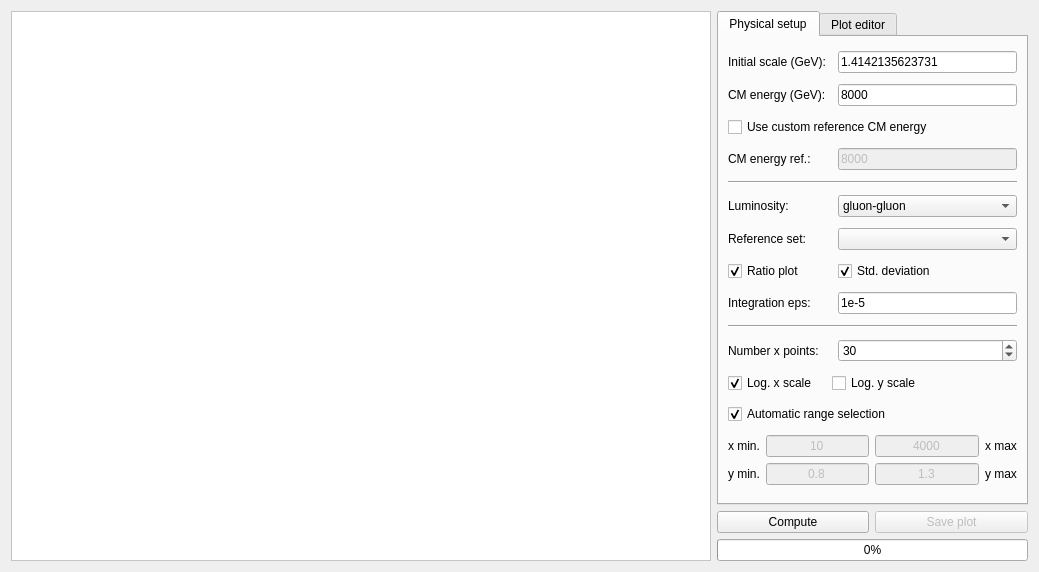
<?xml version="1.0" encoding="UTF-8"?>
<ui version="4.0">
 <class>PlotLumi</class>
 <widget class="QWidget" name="PlotLumi">
  <property name="geometry">
   <rect>
    <x>0</x>
    <y>0</y>
    <width>1039</width>
    <height>572</height>
   </rect>
  </property>
  <property name="windowTitle">
   <string>Luminosity</string>
  </property>
  <property name="windowIcon">
   <iconset resource="../resources/resource.qrc">
    <normaloff>:/icons/logo.png</normaloff>:/icons/logo.png</iconset>
  </property>
  <layout class="QGridLayout" name="gridLayout">
   <item row="0" column="0" rowspan="3">
    <widget class="QGraphicsView" name="graphicsView">
     <property name="minimumSize">
      <size>
       <width>700</width>
       <height>500</height>
      </size>
     </property>
     <property name="styleSheet">
      <string notr="true">background-image: url(:/images/splash.png);
background-repeat: no;
background-position: center;
background-color: rgb(255, 255, 255);</string>
     </property>
    </widget>
   </item>
   <item row="0" column="1" colspan="2">
    <widget class="QTabWidget" name="tabWidget">
     <property name="currentIndex">
      <number>0</number>
     </property>
     <widget class="QWidget" name="tab">
      <attribute name="title">
       <string>Physical setup</string>
      </attribute>
      <layout class="QGridLayout" name="gridLayout_3">
       <item row="4" column="0" colspan="3">
        <widget class="Line" name="line">
         <property name="orientation">
          <enum>Qt::Horizontal</enum>
         </property>
        </widget>
       </item>
       <item row="1" column="2">
        <widget class="QLineEdit" name="cmenergy">
         <property name="text">
          <string>8000</string>
         </property>
        </widget>
       </item>
       <item row="5" column="2">
        <widget class="QComboBox" name="PDFflavor">
         <property name="currentIndex">
          <number>0</number>
         </property>
         <item>
          <property name="text">
           <string>gluon-gluon</string>
          </property>
         </item>
         <item>
          <property name="text">
           <string>quark-antiquark</string>
          </property>
         </item>
         <item>
          <property name="text">
           <string>quark-gluon</string>
          </property>
         </item>
         <item>
          <property name="text">
           <string>charm-anticharm</string>
          </property>
         </item>
         <item>
          <property name="text">
           <string>bottom-antibottom</string>
          </property>
         </item>
         <item>
          <property name="text">
           <string>charm-gluon</string>
          </property>
         </item>
         <item>
          <property name="text">
           <string>bottom-gluon</string>
          </property>
         </item>
         <item>
          <property name="text">
           <string>quark-quark</string>
          </property>
         </item>
         <item>
          <property name="text">
           <string>photon-photon</string>
          </property>
         </item>
         <item>
          <property name="text">
           <string>photon-gluon</string>
          </property>
         </item>
        </widget>
       </item>
       <item row="9" column="2">
        <widget class="QLineEdit" name="integration">
         <property name="text">
          <string>1e-5</string>
         </property>
        </widget>
       </item>
       <item row="10" column="0" colspan="3">
        <widget class="Line" name="line_2">
         <property name="orientation">
          <enum>Qt::Horizontal</enum>
         </property>
        </widget>
       </item>
       <item row="5" column="0">
        <widget class="QLabel" name="label_3">
         <property name="text">
          <string>Luminosity:</string>
         </property>
        </widget>
       </item>
       <item row="9" column="0">
        <widget class="QLabel" name="label_13">
         <property name="text">
          <string>Integration eps:</string>
         </property>
        </widget>
       </item>
       <item row="6" column="0">
        <widget class="QLabel" name="label_4">
         <property name="text">
          <string>Reference set:</string>
         </property>
        </widget>
       </item>
       <item row="0" column="2">
        <widget class="QLineEdit" name="Qi">
         <property name="text">
          <string>1.4142135623731</string>
         </property>
        </widget>
       </item>
       <item row="11" column="2">
        <widget class="QSpinBox" name="xpoints">
         <property name="minimum">
          <number>1</number>
         </property>
         <property name="maximum">
          <number>1000000000</number>
         </property>
         <property name="value">
          <number>30</number>
         </property>
        </widget>
       </item>
       <item row="11" column="0" colspan="2">
        <widget class="QLabel" name="label_9">
         <property name="text">
          <string>Number x points:</string>
         </property>
        </widget>
       </item>
       <item row="13" column="0" colspan="3">
        <widget class="QCheckBox" name="automaticrange">
         <property name="layoutDirection">
          <enum>Qt::LeftToRight</enum>
         </property>
         <property name="text">
          <string>Automatic range selection</string>
         </property>
         <property name="checked">
          <bool>true</bool>
         </property>
        </widget>
       </item>
       <item row="14" column="0" colspan="3">
        <layout class="QGridLayout" name="gridLayout_2">
         <item row="0" column="0">
          <widget class="QLabel" name="label_5">
           <property name="text">
            <string>x min.</string>
           </property>
          </widget>
         </item>
         <item row="0" column="1">
          <widget class="QLineEdit" name="xmin">
           <property name="enabled">
            <bool>false</bool>
           </property>
           <property name="text">
            <string>10</string>
           </property>
           <property name="alignment">
            <set>Qt::AlignCenter</set>
           </property>
          </widget>
         </item>
         <item row="0" column="2">
          <widget class="QLineEdit" name="xmax">
           <property name="enabled">
            <bool>false</bool>
           </property>
           <property name="text">
            <string>4000</string>
           </property>
           <property name="alignment">
            <set>Qt::AlignCenter</set>
           </property>
          </widget>
         </item>
         <item row="0" column="3">
          <widget class="QLabel" name="label_6">
           <property name="text">
            <string>x max</string>
           </property>
          </widget>
         </item>
         <item row="1" column="0">
          <widget class="QLabel" name="label_8">
           <property name="text">
            <string>y min.</string>
           </property>
          </widget>
         </item>
         <item row="1" column="1">
          <widget class="QLineEdit" name="ymin">
           <property name="enabled">
            <bool>false</bool>
           </property>
           <property name="text">
            <string>0.8</string>
           </property>
           <property name="alignment">
            <set>Qt::AlignCenter</set>
           </property>
          </widget>
         </item>
         <item row="1" column="2">
          <widget class="QLineEdit" name="ymax">
           <property name="enabled">
            <bool>false</bool>
           </property>
           <property name="text">
            <string>1.3</string>
           </property>
           <property name="alignment">
            <set>Qt::AlignCenter</set>
           </property>
          </widget>
         </item>
         <item row="1" column="3">
          <widget class="QLabel" name="label_7">
           <property name="text">
            <string>y max</string>
           </property>
          </widget>
         </item>
        </layout>
       </item>
       <item row="0" column="0" colspan="2">
        <widget class="QLabel" name="label">
         <property name="text">
          <string>Initial scale (GeV):</string>
         </property>
        </widget>
       </item>
       <item row="8" column="2">
        <widget class="QCheckBox" name="stddev">
         <property name="text">
          <string>Std. deviation</string>
         </property>
         <property name="checked">
          <bool>true</bool>
         </property>
        </widget>
       </item>
       <item row="6" column="2">
        <widget class="QComboBox" name="referenceSet"/>
       </item>
       <item row="1" column="0">
        <widget class="QLabel" name="label_14">
         <property name="text">
          <string>CM energy (GeV):</string>
         </property>
        </widget>
       </item>
       <item row="3" column="2">
        <widget class="QLineEdit" name="cmenergyref">
         <property name="enabled">
          <bool>false</bool>
         </property>
         <property name="text">
          <string>8000</string>
         </property>
        </widget>
       </item>
       <item row="3" column="0">
        <widget class="QLabel" name="label_2">
         <property name="text">
          <string>CM energy ref.:</string>
         </property>
        </widget>
       </item>
       <item row="2" column="0" colspan="3">
        <widget class="QCheckBox" name="customcm">
         <property name="text">
          <string>Use custom reference CM energy</string>
         </property>
        </widget>
       </item>
       <item row="8" column="0">
        <widget class="QCheckBox" name="ratio">
         <property name="text">
          <string>Ratio plot</string>
         </property>
         <property name="checked">
          <bool>true</bool>
         </property>
        </widget>
       </item>
       <item row="12" column="0">
        <widget class="QCheckBox" name="logx">
         <property name="layoutDirection">
          <enum>Qt::LeftToRight</enum>
         </property>
         <property name="text">
          <string>Log. x scale</string>
         </property>
         <property name="checked">
          <bool>true</bool>
         </property>
        </widget>
       </item>
       <item row="12" column="1" colspan="2">
        <widget class="QCheckBox" name="logy">
         <property name="layoutDirection">
          <enum>Qt::LeftToRight</enum>
         </property>
         <property name="text">
          <string>Log. y scale</string>
         </property>
        </widget>
       </item>
      </layout>
     </widget>
     <widget class="QWidget" name="tab_2">
      <attribute name="title">
       <string>Plot editor</string>
      </attribute>
      <layout class="QGridLayout" name="gridLayout_4">
       <item row="3" column="0" colspan="2">
        <widget class="QLineEdit" name="xtitle"/>
       </item>
       <item row="0" column="0">
        <widget class="QLabel" name="label_10">
         <property name="text">
          <string>Plot Title:</string>
         </property>
        </widget>
       </item>
       <item row="2" column="0">
        <widget class="QLabel" name="label_11">
         <property name="text">
          <string>X axis label:</string>
         </property>
        </widget>
       </item>
       <item row="4" column="0">
        <widget class="QLabel" name="label_12">
         <property name="text">
          <string>Y axis label:</string>
         </property>
        </widget>
       </item>
       <item row="6" column="0" colspan="2">
        <widget class="Line" name="line_3">
         <property name="orientation">
          <enum>Qt::Horizontal</enum>
         </property>
        </widget>
       </item>
       <item row="1" column="0" colspan="2">
        <widget class="QLineEdit" name="title"/>
       </item>
       <item row="7" column="1">
        <spacer name="verticalSpacer">
         <property name="orientation">
          <enum>Qt::Vertical</enum>
         </property>
         <property name="sizeHint" stdset="0">
          <size>
           <width>20</width>
           <height>59</height>
          </size>
         </property>
        </spacer>
       </item>
       <item row="5" column="0" colspan="2">
        <widget class="QLineEdit" name="ytitle"/>
       </item>
      </layout>
     </widget>
    </widget>
   </item>
   <item row="1" column="1">
    <widget class="QPushButton" name="playButton">
     <property name="styleSheet">
      <string notr="true"/>
     </property>
     <property name="text">
      <string>Compute</string>
     </property>
     <property name="icon">
      <iconset resource="../resources/resource.qrc">
       <normaloff>:/images/StepForwardNormalBlue.png</normaloff>:/images/StepForwardNormalBlue.png</iconset>
     </property>
     <property name="iconSize">
      <size>
       <width>32</width>
       <height>32</height>
      </size>
     </property>
    </widget>
   </item>
   <item row="1" column="2">
    <widget class="QPushButton" name="saveButton">
     <property name="enabled">
      <bool>false</bool>
     </property>
     <property name="styleSheet">
      <string notr="true"/>
     </property>
     <property name="text">
      <string>Save plot</string>
     </property>
     <property name="icon">
      <iconset resource="../resources/resource.qrc">
       <normaloff>:/images/save-32x32.png</normaloff>:/images/save-32x32.png</iconset>
     </property>
     <property name="iconSize">
      <size>
       <width>32</width>
       <height>32</height>
      </size>
     </property>
    </widget>
   </item>
   <item row="2" column="1" colspan="2">
    <widget class="QProgressBar" name="progressBar">
     <property name="value">
      <number>0</number>
     </property>
     <property name="textVisible">
      <bool>true</bool>
     </property>
     <property name="orientation">
      <enum>Qt::Horizontal</enum>
     </property>
     <property name="invertedAppearance">
      <bool>false</bool>
     </property>
    </widget>
   </item>
  </layout>
 </widget>
 <resources>
  <include location="../resources/resource.qrc"/>
 </resources>
 <connections/>
</ui>
